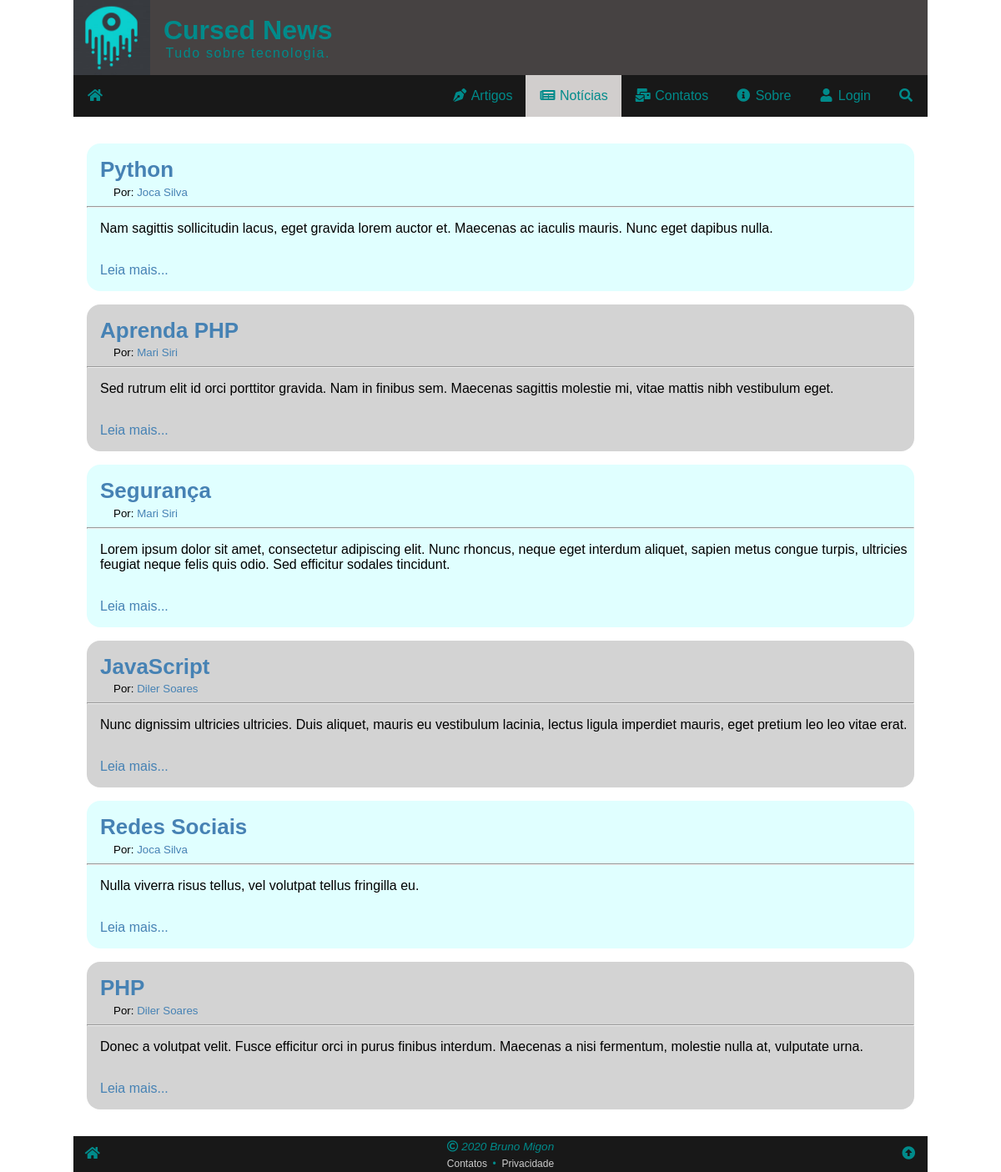
/noticias.php, run on the app's committed database.
### tables this page shows
CREATE TABLE noticias (
    id_noticia INT PRIMARY KEY NOT NULL AUTO_INCREMENT,
    data_noticia TIMESTAMP DEFAULT CURRENT_TIMESTAMP,
    titulo_noticia VARCHAR(255) NOT NULL,
    resumo_noticia VARCHAR(255) NOT NULL,
    texto_noticia LONGTEXT,
    fonte_noticia VARCHAR(255),
    status_noticia ENUM('ativo', 'inativo') DEFAULT 'ativo',
    autor_id INT NOT NULL COMMENT 'Chave estrangeira',
    FOREIGN KEY (autor_id) REFERENCES autores (id_autor)
);

CREATE TABLE autores (
    id_autor INT PRIMARY KEY NOT NULL AUTO_INCREMENT,
    data_autor TIMESTAMP DEFAULT CURRENT_TIMESTAMP,
    thumb_autor VARCHAR(255) COMMENT 'Uma imagem que representa o autor',
    nome_autor VARCHAR(255) COMMENT 'Nome completo que só aparece nos detalhes',
    nome_tela VARCHAR(127) NOT NULL COMMENT 'Nome curto que aparece no site',
    email VARCHAR(255) NOT NULL,
    site VARCHAR(255) COMMENT 'Sites começam com http://',
    curriculo TEXT COMMENT 'Um mini-currículo do autor.',
    telefone VARCHAR(128),
    nascimento DATE COMMENT 'Formato: AAAA-MM-DD',
    campo1 TEXT COMMENT 'Para uso futuro',
    campo2 TEXT COMMENT 'Para uso futuro',
    campo3 TEXT COMMENT 'Para uso futuro',
    status_autor ENUM('inativo', 'ativo') DEFAULT 'ativo'
);

### noticias.php (the view, shortened to what this page needs)
<?php
require ('_config.php');
$css = "/css/noticias.css";
$menu = "noticias";
$sql = <<<SQL
SELECT titulo_noticia, resumo_noticia, texto_noticia, autores.*
    FROM noticias
    INNER JOIN autores ON autor_id = id_autor
    AND status_noticia = 'ativo'
    ORDER BY data_noticia DESC
;
SQL;
$res = $conn->query($sql);
$noticias = '';
while ( $noti = $res->fetch_assoc() ) :
$noticias .=  <<<TEXTO
    <div class="noticias">
        <h3>{$noti['titulo_noticia']}</h3>
        <small>Por: <a>{$noti['nome_tela']}</a></small>
        <hr>
        <p>{$noti['resumo_noticia']}</p>
        <a href="{$noti['texto_noticia']}"><p>Leia mais...</p></a>
    </div>
TEXTO;
endwhile;
require ('_header.php');
echo($noticias);
?>
<?php
require ('_footer.php');
?>

### _header.php (shortened to what this page needs)
<?php
if ($css != "") {
    $css = "<link rel=\"stylesheet\" href=\"{$css}\">\n";
} else {
    $css = null;
}
?><!DOCTYPE html>
<html lang="pt-br">
<head>
    <link rel="stylesheet" href="/css/global.css">
    <link rel="stylesheet" href="/css/all.min.css">
    <?php echo $css ?>
</head>
<body>
<div class="wrap">
    <header class="header">
        <a href="/" title="Sem Nome - O melhor de todos"><img src="img/logo03.png" alt="Cursed News"></a>
        <h1>Cursed News<small>Tudo sobre tecnologia.</small></h1>
    </header>
    <nav class="nav">
        <a <?php echo ( $menu == 'index' ) ? 'class="active"' : null ?>  href="/"><i class="fas fa-fw fa-home"></i></a>
        <div id="menulinks">
            <a <?php echo ( $menu == 'artigos' ) ? 'class="active"' : null ?> href="/artigos.php"><i class="fas fa-fw fa-pen-nib"></i> Artigos</a>
            <a <?php echo ( $menu == 'noticias' ) ? 'class="active"' : null ?> href="/noticias.php"><i class="fas fa-fw fa-newspaper"></i> Notícias</a>
            <a <?php echo ( $menu == 'contatos' ) ? 'class="active"' : null ?> href="/contatos.php"><i class="fas fa-fw fa-mail-bulk"></i> Contatos</a>
            <a <?php echo ( $menu == 'sobre' ) ? 'class="active"' : null ?> href="/sobre.php"><i class="fas fa-fw fa-info-circle"></i> Sobre</a>
            <a <?php echo ( $menu == 'login' ) ? 'class="active"' : null ?> href="/login.php"><i class="fas fa-fw fa-user"></i> Login</a>
            <a <?php echo ( $menu == 'procurar' ) ? 'class="active"' : null ?> href="/procurar.php" id="procurar" title="Procurar no site"><i class="fas fa-fw fa-search"></i><span> Procurar</span></a>
        </div>
    </nav>
    <main class="main">

### _footer.php (shortened to what this page needs)
</main>
<footer class="footer">
    <a href="/" title="Página inicial"><i class="fas fa-fw fa-home"></i></a>
    <div>
        <span title="&copy; Copyright 2020 Bruno Migon"><i class="far fa-copyright"></i> 2020 Bruno Migon</span title="&copy; Copyright 2020 Bruno Migon">
        <div>
            <a href="/contatos.php">Contatos</a>
            &nbsp;&bull;&nbsp;
            <a href="/privacidade.php">Privacidade</a>
        </div>
    </div>
    <a href="#topo" title="Topo da página"><i class="fas fa-fw fa-arrow-alt-circle-up"></i></a>
</footer>
</div>
</body>
</html>

### css/global.css (style rules this page uses)
* { box-sizing: border-box; }
html, body { font-family: sans-serif; font-size: 16px; height: 100%; margin: 0; padding: 0; position: relative; width: 100%; }
body { background-attachment: fixed; background-image: url("/img/fundo01.jpg"); background-repeat: no-repeat; background-size: cover; }
a { color: steelblue; text-decoration: none; }
h1, h2, h3, h4, h5, p { margin: 1rem 0; }
.wrap { background: rgba(255,255,255,.9); margin: auto; max-width: 1024px; width: 100%; }
.header { align-items: center; background: rgb(70, 66, 66); color: darkcyan; display: flex; }
.header img { display: block; margin-right: 1rem; height: 90px; }
.header h1 { margin: 0; text-align: center; }
.header small { display: block; font-size: 1rem; font-weight: normal; letter-spacing: .1rem; }
.nav { background: rgba(0, 0, 0, 0.904); display: flex; justify-content: flex-end; position: relative; text-align: right; }
.nav a { color: darkcyan; display: inline-block; padding: 1rem; text-decoration: none; }
.nav a:hover, .footer a:hover, .active { background: rgb(209, 206, 205); color: darkcyan; }
.nav > a:first-child { margin-right: auto; }
#menulinks { display: flex; }
.footer { background: rgba(0, 0, 0, 0.904); display: flex; justify-content: space-between; align-items: center; color: darkcyan; text-align: center; }
.footer > a { color: darkcyan; padding: .8rem; }
.footer > div { font-style: italic; }
.footer > div span { font-size: .85rem; }
.footer > div div { font-size: .75rem; margin-top: .3rem; font-style: normal; }
.footer > div a { color: #ccc; }
.main { padding: 1rem; }
.wrap { display: flex; flex-direction: column; min-height: 100%; }
.main { flex-grow: 1; }

### css/noticias.css (style rules this page uses)
.noticias h3 { font-size: 26px; color: steelblue; margin-left: 1rem; padding-top: 1rem; margin-bottom: .1rem; text-align: left; }
.noticias:nth-child(odd) { background: lightcyan; border-radius: 1rem; }
.noticias:nth-child(even) { background: lightgray; border-radius: 1rem; }
.noticias p { margin-left: 1rem; padding-bottom: 1rem; }
.noticias small { margin-left: 2rem; padding-top: 5px; }

### data on the page
noticias: titulo_noticia "Python", autor.nome_tela "Joca Silva", resumo_noticia "Nam sagittis sollicitudin lacus, eget gravida lorem auctor et. Maecenas ac iaculis mauris. Nunc eget dapibus nulla."
noticias: titulo_noticia "Aprenda PHP", autor.nome_tela "Mari Siri", resumo_noticia "Sed rutrum elit id orci porttitor gravida. Nam in finibus sem. Maecenas sagittis molestie mi, vitae mattis nibh vestibulum eget."
noticias: titulo_noticia "Segurança", autor.nome_tela "Mari Siri", resumo_noticia "Lorem ipsum dolor sit amet, consectetur adipiscing elit. Nunc rhoncus, neque eget interdum aliquet, sapien metus congue turpis, ultricies feugiat neque felis quis odio. Sed efficitur sodales tincidunt."
noticias: titulo_noticia "JavaScript", autor.nome_tela "Diler Soares", resumo_noticia "Nunc dignissim ultricies ultricies. Duis aliquet, mauris eu vestibulum lacinia, lectus ligula imperdiet mauris, eget pretium leo leo vitae erat."
noticias: titulo_noticia "Redes Sociais", autor.nome_tela "Joca Silva", resumo_noticia "Nulla viverra risus tellus, vel volutpat tellus fringilla eu."
noticias: titulo_noticia "PHP", autor.nome_tela "Diler Soares", resumo_noticia "Donec a volutpat velit. Fusce efficitur orci in purus finibus interdum. Maecenas a nisi fermentum, molestie nulla at, vulputate urna."
